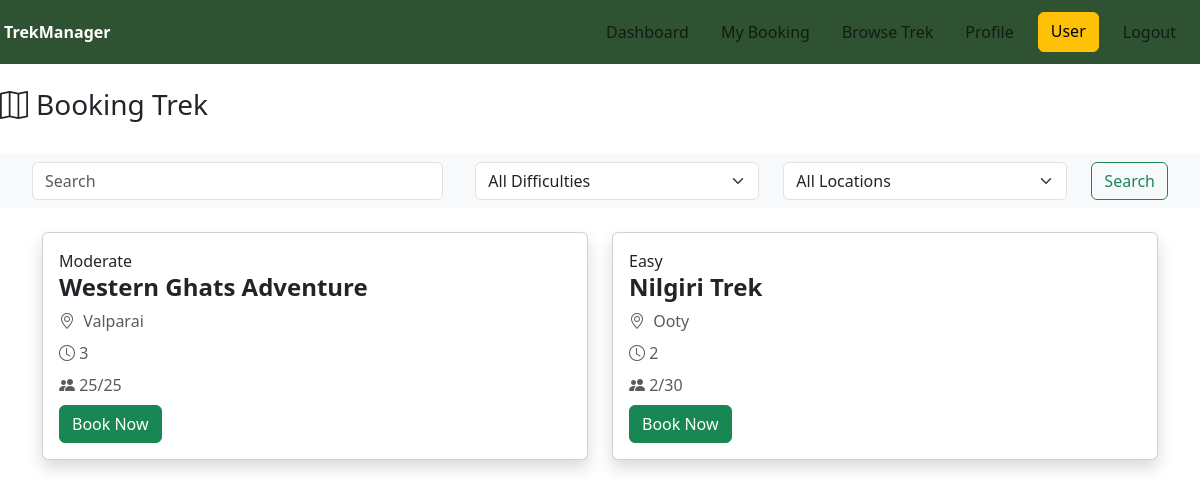
The app's page /user/browse (signed in) with its own data.
### models.py (models this page shows)
class Trek(db.Model):
    Trek_Id=db.Column(db.Integer,primary_key=True,nullable=False)
    Trek_Name=db.Column(db.String(100),nullable=False)
    Location=db.Column(db.String(100),nullable=False)
    Duration=db.Column(db.Integer,nullable=False)
    Difficulty=db.Column(db.String(100),nullable=False)
    Price=db.Column(db.Integer,nullable=False)
    Total_Slots=db.Column(db.Integer,nullable=False)
    Staff_Id=db.Column(db.Integer,db.ForeignKey('user.Id'),nullable=True)
    Status=db.Column(db.String(100),nullable=False)
    Start_Date=db.Column(db.Date,nullable=False)
    End_Date=db.Column(db.Date,nullable=False)
    Description=db.Column(db.Text,nullable=True)
    bookings=db.relationship('Book',backref='trek')
    Available_Slots=db.Column(db.Integer,nullable=False)
    staff = db.relationship('User', foreign_keys=[Staff_Id])

### routes.py (the view)
@app.route('/user/browse')
def browse():
    if "user_id" not in session:
        flash("Please login first.", "danger")
        return redirect(url_for("login"))
    if session["role"] != "User":
        flash("Access denied.", "danger")
        return redirect(url_for("login"))
    search=request.args.get("search","").strip()
    difficulty=request.args.get("difficulty")
    location=request.args.get("location")
    trek=Trek.query.filter(Trek.Status=="Open")
    if search:
        trek = trek.filter(Trek.Trek_Name.ilike(f"%{search}%"))
    if difficulty:
        trek=trek.filter(Trek.Difficulty==difficulty)
    if location:
        trek=trek.filter(Trek.Location==location)
    trek=trek.order_by(Trek.Trek_Id.desc()).all()
    locations = []
    for loc in db.session.query(Trek.Location).distinct().all():
        locations.append(loc[0])
    return render_template("user_booking.html",trek=trek,locations=locations,search=search,difficulty=difficulty)

### templates/user_booking.html (shortened to what this page needs)
<!DOCTYPE html>
<html>
    <head>
        <link href="https://cdn.jsdelivr.net/npm/bootstrap@5.3.7/dist/css/bootstrap.min.css" rel="stylesheet">
        <link rel="stylesheet" href="https://cdn.jsdelivr.net/npm/bootstrap-icons@1.11.3/font/bootstrap-icons.min.css">
    </head>
    <body>
        <div style="background-color:#2F5233;padding-right:40px;" class="d-flex justify-content-between align-items-center p-1">
            <a class="navbar-brand fw-bold text-white" href="{{ url_for('user_dashboard') }}">TrekManager</a>
        <nav class="navbar navbar-expand-lg " >
        <div class="container-fluid">
            <ul class="navbar-nav flex-row gap-3 mx-auto">
                <li class="nav-item"><a class="nav-link " href="{{url_for('user_dashboard')}}">Dashboard</a></li>
                <li class="nav-item"><a class="nav-link" href="{{url_for('my_bookings')}}">My Booking</a></li>
                <li class="nav-item"><a class="nav-link " href="{{url_for('browse')}}">Browse Trek</a></li>
                <li class="nav-item"><a class="nav-link " href="{{url_for('profile')}}">Profile</a></li>
                <a class="btn btn-warning " >User</a>
                <li class="nav-item"><a class="nav-link" href="{{ url_for('logout') }}">Logout</a></li>
            </ul>
        </div></div>
        <span class="ms-4 mb-2 me-2"><h3><i class="bi bi-map me-2"></i>Booking Trek</h3></span>
        <nav class="navbar bg-body-tertiary">
  <div class="container-fluid gap row justify-content-between ms-2 me-2">
    <form  method="GET" class="d-flex align-items-center gap-4" role="search">
      <input class="form-control me-2 gap-2" name="search" type="search" value="{{ search or '' }}" placeholder="Search" aria-label="Search"/>
 <div class="col-md-3 ">
          <select name="difficulty" class="form-select">
            <option value="">All Difficulties</option>
          </select>
        </div>
<div class="col-md-3">
          <select name="location" class="form-select">
            <option value="">All Locations</option>
          </select>
        </div>
      <button class="btn btn-outline-success" type="submit">Search</button>
    </form>
  </div>
</nav>
<div class="container mt-4">
    <div class="row">
        {% for t in trek %}
        <div class="col-md-6 mb-4">
        <div class="card shadow h-100">
        <div class="card-body">
        <span >{{ t.Difficulty }}</span>
        <h4 class="fw-bold">{{t.Trek_Name}}</h4>
        <p class="text-muted mb-2"><i class="bi bi-geo-alt me-1"></i> {{ t.Location }}</p>
        <p class="text-muted mb-2"><i class="bi bi-clock"></i> {{ t.Duration }}</p>
        <p class="text-muted mb-2"><i class="bi bi-people-fill"></i> {{ t.Available_Slots }}/{{t.Total_Slots}}</p>
        {% if t.Status=="Open" and t.Available_Slots>0 %}
        <a href="{{ url_for('booking_trek', id=t.Trek_Id) }}"class="btn btn-success"> Book Now</a>
        {% else %}
        <button class="btn btn-success" disabled> Book Now</button>
  {%endif%}
    </div>
</div>
</div>
{% endfor %}
</div>
  </body>
</html>

### records on screen
Trek: Difficulty "Moderate", Trek_Name "Western Ghats Adventure", Location "Valparai", Duration "3", Available_Slots "25", Total_Slots "25"
Trek: Difficulty "Easy", Trek_Name "Nilgiri Trek", Location "Ooty", Duration "2", Available_Slots "2", Total_Slots "30"
